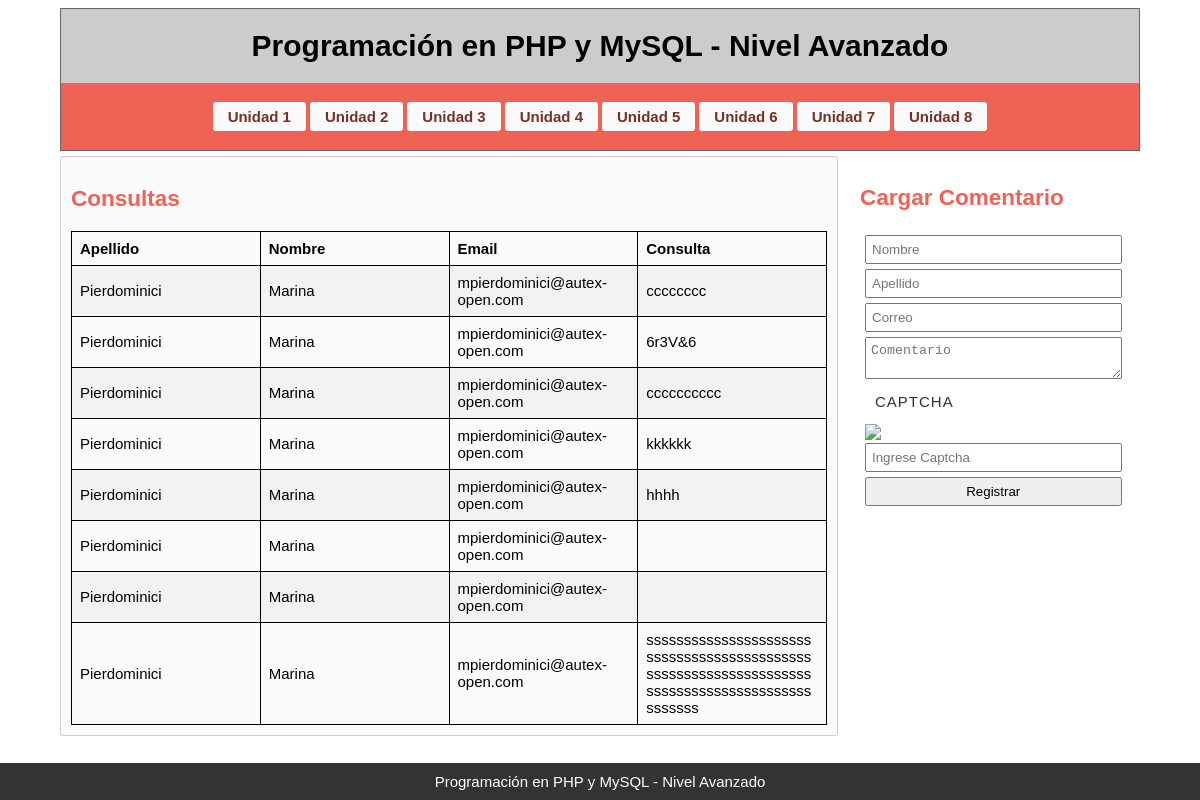
The page /unidad5.php?ok on the database its author committed.
### tables this page shows
CREATE TABLE `consultas` (
  `id` int(11) NOT NULL AUTO_INCREMENT,
  `apellido` varchar(255) DEFAULT NULL,
  `nombre` varchar(255) DEFAULT NULL,
  `email` varchar(255) DEFAULT NULL,
  `consulta` varchar(255) DEFAULT NULL,
  PRIMARY KEY (`id`)
);

### generar_consulta.php (called while the page is built)
<?php
	include('conexion.php');
	$result = mysqli_query($datos_bd,'Select * from consultas')
?>

### unidad5.php (the view, shortened to what this page needs)
<!DOCTYPE html>
<html lang="es">
<head>
  <link rel="stylesheet" href="estilos.css">
</head>
<body>
<div class="container">
	<header>
		<h1>Programación en PHP y MySQL - Nivel Avanzado</h1>
	<nav>
		<?php include("botonera.php"); ?>
	</nav>
	</header>
	<section>
		<h2>Consultas</h2>
        <div id="tabla">
            <?php
                include('generar_consulta.php');
                echo "<table><tr><th>Apellido</th><th>Nombre</th><th>Email</th><th>Consulta</th></tr>";
                while ($consultas=mysqli_fetch_assoc($result)) {
                    echo "<tr><td>" . $consultas["apellido"]. "</td><td>" . $consultas["nombre"]. "</td><td>" . $consultas["email"]. "</td><td>" . $consultas["consulta"]. "</td></tr>";
                }
                echo "</table>";
            ?>
        </div>
	</section>
	<aside>
    	<h2>Cargar Comentario</h2>
    	<div id="formulario">
			<form method="POST" action="cargar.php" enctype="multipart/form-data">
				<input type="text" name="txtNombre" placeholder="Nombre" required>
				<input type="text" name="txtApellido" placeholder="Apellido" required>
				<input type="email" name="txtEmail" placeholder="Correo" required>
				<textarea name="txtComentario" placeholder="Comentario" maxlength="999" required></textarea>
				<?php
				print "<p>Captcha </p><img src=imagen2.php>";
				?>
				<input type="text" name="txtConfirmacion"  placeholder="Ingrese Captcha" required />
				<input type="submit" name="btnSubmit" value="Registrar">
			</form>
		</div>
  </aside>
	<footer>
		<a href="https://site.elearning-total.com/courses/?com=lb">Programación en PHP y MySQL - Nivel Avanzado</a>
	</footer>
</div>
</body>
</html>

### botonera.php
<ul>
	<li><a href="unidad1.php">Unidad 1</a></li>
	<li><a href="unidad2.php">Unidad 2</a></li>
	<li><a href="unidad3.php">Unidad 3</a></li>
	<li><a href="unidad4.php">Unidad 4</a></li>
	<li><a href="unidad5.php">Unidad 5</a></li>
	<li><a href="unidad6.php">Unidad 6</a></li>
	<li><a href="unidad7.php">Unidad 7</a></li>
	<li><a href="unidad8.php">Unidad 8</a></li>
</ul>

### estilos.css (style rules this page uses)
.container { width:1080px; margin:0px auto; font-size:1em; font-family: "Arial", Georgia, Serif; font-size: 15px; }
header { text-align:center; border: 1px solid #666; background: #cccccc; }
a { color: #333; text-decoration: none; }
section,aside { margin-top: 5px; padding: 10px; -moz-border-radius:3px;-webkit-border-radius:3px;-o-border-radius:3px;border-radius:3px; }
section { float: left; width: 70%; background: #fafafa; border: 1px solid #ccc; }
aside { float: right; width: 25%; color: #333; }
nav { padding:0.2%; background:#f06156; margin-top: 0.5%; }
nav ul { list-style-type:none; padding:0px; width: 100%; display: table; text-align: center; }
nav ul li { display: inline; }
nav ul li a { display:inline-block; text-align:center; text-decoration:none; color: #75302a; font-weight: bold; padding:6px 15px; margin:2px; background:#fafafa; -moz-border-radius:3px;-webkit-border-radius:3px;-o-border-radius:3px;border-radius:3px; }
footer { position: fixed; width: 100%; right: 0; bottom: 0; left: 0; padding: 10px 0px 10px 0px; background-color: #333; text-align: center; }
footer a { color: #fff; }
h2 { color: #f06156; }
#formulario { height: auto; width: 95%; float: left; padding: 5px; }
input, date, textarea { display: block; width: 100%; padding: 5px; box-sizing: border-box; margin-bottom: 5px; }
table { width: 100%; border: 1px solid black; border-collapse: collapse; table-layout:fixed; word-break: break-word; }
th, td { text-align: left; padding: 8px; border: 1px solid black; }
tr:nth-child(even) { background-color: #f2f2f2; }
p { line-height:15px; letter-spacing:1px; text-transform:uppercase; text-align:left; text-indent:10px; }

### rows shown on the page
consultas: apellido "Pierdominici", nombre "Marina", email "mpierdominici@autex-open.com", consulta "cccccccc"
consultas: apellido "Pierdominici", nombre "Marina", email "mpierdominici@autex-open.com", consulta "6r3V&6"
consultas: apellido "Pierdominici", nombre "Marina", email "mpierdominici@autex-open.com", consulta "cccccccccc"
consultas: apellido "Pierdominici", nombre "Marina", email "mpierdominici@autex-open.com", consulta "kkkkkk"
consultas: apellido "Pierdominici", nombre "Marina", email "mpierdominici@autex-open.com", consulta "hhhh"
consultas: apellido "Pierdominici", nombre "Marina", email "mpierdominici@autex-open.com"
consultas: apellido "Pierdominici", nombre "Marina", email "mpierdominici@autex-open.com"
consultas: apellido "Pierdominici", nombre "Marina", email "mpierdominici@autex-open.com", consulta "sssssssssssssssssssssssssssssssssssssssssssssssssssssssssssssssssssssssssssssssssssssssssssssss"
